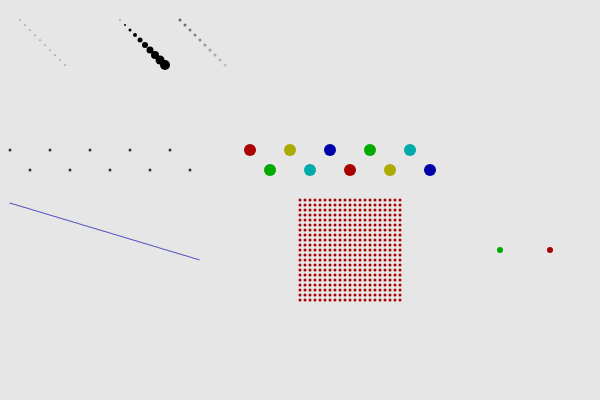
Frame 1 (no input)
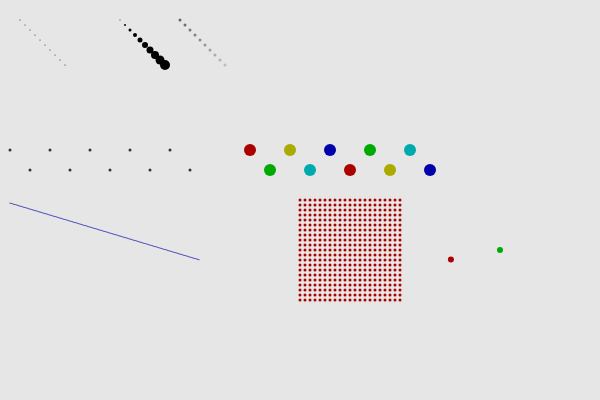
Frame 60 (no input)
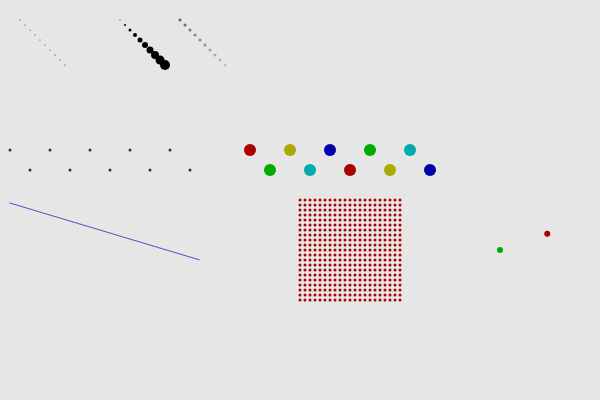
Frame 120 (the mouse pressed at the canvas centre since frame 60)

The p5.js sketch that drew these frames (run headless with seeded random() and noise() and a simulated clock; from frame 60 on, the mouse is pressed at the canvas centre):

// p5.js sketch
// ── sketch.js
/**
 * Reference:
 * https://p5js.org/reference/#/p5/point
 * 
 * Examples: 
 * https://p5js.org/examples/form-points-and-lines.html
 * 
 */


let gVec;
let gTheta;
let gRadius;


function setup() {
    createCanvas(600, 400);

    // For later test 
    gVec = createVector(60, 0);
    gTheta = 0;
    gRadius = 50;
}



function draw() {
    background(230);

    // Simple point 
    x = 20, y = 20;

    stroke(0);
    for (i = 0; i < 10; i++) {
        point(x, y);
        x += 5;
        y += 5;
    }

    // Point different strokeWeight
    x = 120, y = 20;

    stroke(0);
    for (i = 0; i < 10; i++) {
        strokeWeight(i + 1);
        point(x, y);
        x += 5;
        y += 5;
    }

    // Point different grey
    x = 180, y = 20;

    strokeWeight(3);
    for (i = 0; i < 10; i++) {
        stroke(i * 10 + 100);
        point(x, y);
        x += 5;
        y += 5;
    }

    // Using Vector
    let a = createVector(10, 150);

    stroke(50);
    strokeWeight(3);
    let moveVec = createVector(20, 20);
    for (i = 0; i < 10; i++) {
        point(a);

        a = p5.Vector.add(a, moveVec);
        moveVec.y = moveVec.y * -1;
    }

    // Play with different color 
    colors = ['#aa0000', '#00aa00', '#aaaa00', '#00aaaa', '#0000aa'];
    a = createVector(250, 150);
    strokeWeight(12);

    for (i = 0; i < 10; i++) {
        stroke(colors[i % 5]);
        point(a);

        a = p5.Vector.add(a, moveVec);
        moveVec.y = moveVec.y * -1;
    }

    // Draw Line using Points 
    // y = x + 10 
    strokeWeight(1);

    for (x = 10; x < 200; x++) {
        y = 0.3 * x + 200;
        point(x, y);
    }

    // Draw Square using Points 
    // y = x + 10 
    strokeWeight(3);
    sx = 300, sy = 200, ex = 400, ey = 300;
    spacing = 5;
    stroke('#aa0000');
    for (x = sx; x <= ex; x += spacing) {
        y = sy;

        for (y = sy; y <= ey; y += spacing) {
            point(x, y);
        }
    }


    // Moving point 
    // y = x + 10 
    strokeWeight(6);
    sx = 500, sy = 250;
    r = 50;
    x = r * Math.cos(gTheta) + sx;
    y = r * Math.sin(gTheta) + sy;
    gTheta += 0.05;
    stroke('#aa0000');
    point(x, y);

    // the center of the movement
    stroke('#00aa00');
    point(sx, sy);



    // Reset
    stroke(0);
    strokeWeight(1);
}
